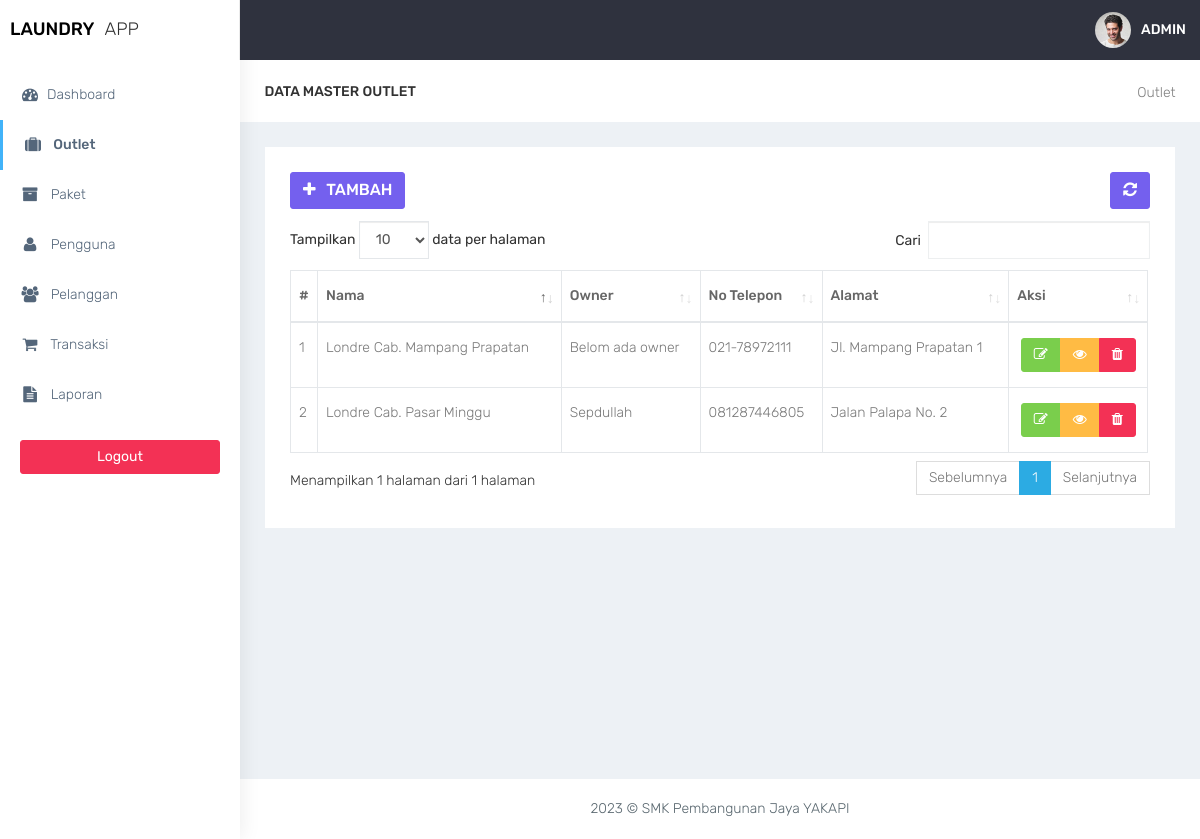
Screenshot of /admin/outlet.php (signed in) with the database file from the repository.
### tables this page shows
CREATE TABLE `user` (
  `id_user` int(11) NOT NULL,
  `nama_user` varchar(100) DEFAULT NULL,
  `username` varchar(32) DEFAULT NULL,
  `password` varchar(150) DEFAULT NULL,
  `outlet_id` int(11) DEFAULT NULL,
  `role` enum('admin','kasir','owner') DEFAULT NULL
);

CREATE TABLE `outlet` (
  `id_outlet` int(11) NOT NULL,
  `nama_outlet` varchar(100) DEFAULT NULL,
  `alamat_outlet` text DEFAULT NULL,
  `telp_outlet` varchar(15) DEFAULT NULL
);

### admin/functions.php (called while the page is built, shortened)
<?php
function ambildata($conn, $query) {
    $data = mysqli_query($conn, $query);
    if (mysqli_num_rows($data) > 0) {
        while($row = mysqli_fetch_assoc($data)) {
            $hasil[] = $row;
        }
        return $hasil;
    }
}
?>

### admin/outlet.php (the view, shortened to what this page needs)
<?php
require 'functions.php';
$query = "SELECT outlet.*, user.nama_user FROM outlet LEFT JOIN user on user.outlet_id = outlet.id_outlet";
$data = ambildata($conn,$query)
?>
<!DOCTYPE html>
<html lang="en">
<head>
    <link href="../assets/bootstrap/dist/css/bootstrap.min.css" rel="stylesheet">
    <link href="../assets/plugins/bower_components/sidebar-nav/dist/sidebar-nav.min.css" rel="stylesheet">
    <link href="../assets/plugins/bower_components/toast-master/css/jquery.toast.css" rel="stylesheet">
    <link href="../assets/plugins/bower_components/morrisjs/morris.css" rel="stylesheet">
    <link href="../assets/plugins/bower_components/chartist-js/dist/chartist.min.css" rel="stylesheet">
    <link href="../assets/plugins/bower_components/chartist-plugin-tooltip-master/dist/chartist-plugin-tooltip.css" rel="stylesheet">
    <link href="../assets/css/animate.css" rel="stylesheet">
    <link href="../assets/css/style.css" rel="stylesheet">
    <link href="../assets/css/colors/default.css" id="theme" rel="stylesheet">
    <link rel="stylesheet" type="text/css" href="../assets/DataTables/datatables.min.css"/>
</head>
<body class="fix-header">
    <div id="wrapper">
        <nav class="navbar navbar-default navbar-static-top m-b-0">
            <div class="navbar-header">
                <div class="top-left-part">
                    <a class="logo" href="index.php">
                        <b style="color:black">
                            LAUNDRY
                        </b>
                        <span class="hidden-xs text-dark">
                            APP
                        </span>
                    </a>
                </div>
                <ul class="nav navbar-top-links navbar-right pull-right">
                    <li>
                        <a class="profile-pic" href="#"> <img src="../assets/plugins/images/users/varun.jpg" alt="user-img" width="36" class="img-circle"><b class="hidden-xs">ADMIN</b></a>
                    </li>
                </ul>
            </div>
        </nav>
        <div class="navbar-default sidebar" role="navigation">
            <div class="sidebar-nav slimscrollsidebar">
                <div class="sidebar-head">
                    <h3><span class="fa-fw open-close"><i class="ti-close ti-menu"></i></span> <span class="hide-menu">Navigation</span></h3>
                </div>
                <ul class="nav" id="side-menu">
                    <li style="padding: 70px 0 0;">
                        <a href="index.php" class="waves-effect "><i class="fa fa-tachometer fa-fw" aria-hidden="true"></i>Dashboard</a>
                    </li>
                    <li>
                        <a href="outlet.php" class="waves-effect active"><i class="fa fa-suitcase fa-fw" aria-hidden="true"></i> Outlet</a>
                    </li>
                    <li>
                        <a href="paket.php" class="waves-effect "><i class="fa fa-archive fa-fw" aria-hidden="true"></i> Paket</a>
                    </li>
                    <li>
                        <a href="pengguna.php" class="waves-effect "><i class="fa fa-user fa-fw" aria-hidden="true"></i> Pengguna</a>
                    </li>
                    <li>
                        <a href="pelanggan.php" class="waves-effect "><i class="fa fa-users fa-fw" aria-hidden="true"></i> Pelanggan</a>
                    </li>
                    <li>
                        <a href="transaksi.php" class="waves-effect"><i class="fa fa-shopping-cart fa-fw" aria-hidden="true"></i> Transaksi</a>
                    </li>
                    <li>
                        <a href="laporan.php" class="waves-effect "><i class="fa fa-file-text fa-fw" aria-hidden="true"></i> Laporan</a>
                    </li>
                </ul>
                <div class="center p-20">
                     <a href="logout.php" class="btn btn-danger btn-block waves-effect waves-light">Logout</a>
                 </div>
            </div>
        </div>
        <div id="page-wrapper">
<div class="container-fluid">
    <div class="row bg-title">
        <div class="col-lg-3 col-md-4 col-sm-4 col-xs-12">
            <h4 class="page-title">Data Master Outlet</h4> </div>
        <div class="col-lg-9 col-sm-8 col-md-8 col-xs-12">
            <ol class="breadcrumb">
                <li><a href="#">Outlet</a></li>
            </ol>
        </div>
    </div>
    <div class="row">
        <div class="col-md-12 col-lg-12 col-sm-12 col-xs-12">
            <div class="white-box">
                <div class="row">
                    <div class="col-md-6">
                        <a href="outlet_tambah.php" class="btn btn-primary box-title"><i class="fa fa-plus fa-fw"></i> Tambah</a>
                    </div>
                    <div class="col-md-6 text-right">
                        <button id="btn-refresh" class="btn btn-primary box-title text-right" title="Refresh Data"><i class="fa fa-refresh" id="ic-refresh"></i></button>
                    </div>
                </div>
                <div class="table-responsive">
                    <table class="table table-bordered thead-dark" id="table">
                        <thead class="thead-dark">
                            <tr>
                                <th>#</th>
                                <th>Nama</th>
                                <th>Owner</th>
                                <th>No Telepon</th>
                                <th>Alamat</th>
                                <th>Aksi</th>
                            </tr>
                        </thead>
                        <tbody>
                        <?php $no=1; foreach($data as $outlet): ?>
                                <tr>
                                    <td></td>
                                    <td><?= htmlspecialchars($outlet['nama_outlet']); ?></td>
                                    <td>
                                    <?php if ($outlet['nama_user'] == null) {
                                        echo 'Belom ada owner';
                                    }else{
                                        echo htmlspecialchars($outlet['nama_user']);
                                    }  ?>
                                    </td>
                                    <td><?= htmlspecialchars($outlet['telp_outlet']); ?></td>
                                    <td><?= htmlspecialchars($outlet['alamat_outlet']); ?></td>
                                     <td align="center">
                                        <div class="btn-group" role="group" aria-label="Basic example">
                                    <a href="outlet_edit.php?id=<?= ($outlet['id_outlet']);?>" data-toggle="tooltip" data-placement="bottom" title="Edit" class="btn btn-success"><i class="fa fa-edit"></i></a>
                                    <a href="#" data-toggle="tooltip" data-placement="bottom" title="Detail" class="btn btn-warning"><i class="fa fa-eye"></i></a>
                                    <a href="outlet_hapus.php?id=<?= ($outlet['id_outlet']);?>" onclick="return confirm('Yakin hapus data?');"  data-toggle="tooltip" data-placement="bottom" title="Hapus" class="btn btn-danger"><i class="fa fa-trash"></i></a>
                                    </td>
                                </tr>
                            <?php endforeach; ?>
                        </tbody>
                    </table>
                </div>
            </div>
        </div>
    </div>
</div>
<footer class="footer text-center"> 2023 &copy; SMK Pembangunan Jaya YAKAPI </footer>
        </div>
    </div>
    <br />
</body>
</html>

### assets/css/colors/default.css (style rules this page uses)
body { background: #fff; }
.top-left-part { background: #fff; }
.navbar-header { background: #2f323e; }
.navbar-top-links > li > a { color: #ffffff; }
.sidebar .sidebar-head { background: #ffffff; }
.sidebar .sidebar-head h3 { color: #686868; }
.sidebar { background: #fff; box-shadow: 1px 0px 20px rgba(0, 0, 0, 0.08); }
#side-menu li a { color: #54667a; }
#side-menu li a { color: #54667a; border-left: 0px solid #fff; }
#side-menu > li > a { border-left: 3px solid transperant; }
#side-menu > li > a.active { background: transperant; color: #54667a; border-left: 3px solid #41b3f9; font-weight: 500; }

### rows the page displays
user: outlet.nama_outlet "Londre Cab. Pasar Minggu", nama_user "Sepdullah", outlet.telp_outlet "081287446805", outlet.alamat_outlet "Jalan Palapa No. 2"
outlet: nama_outlet "Londre Cab. Mampang Prapatan", shows "Belom ada owner", telp_outlet "021-78972111", alamat_outlet "Jl. Mampang Prapatan 1"
